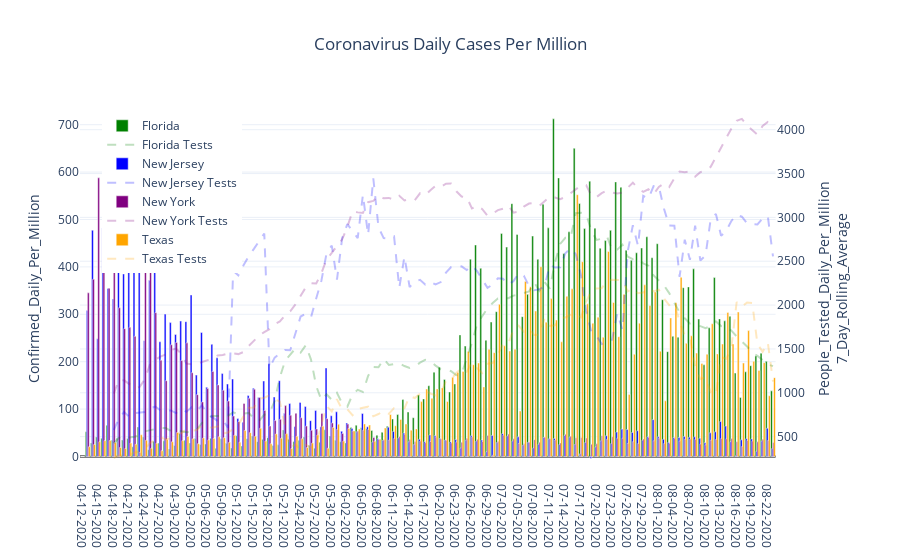

Here is the notebook cell this chart was saved with:
### Code cell
countries_list = sorted(list(country_df['Country_Region'].unique()))

#colors_list = ["gold", "blue", "green", "yellow", "black", "grey", "darkgreen", "pink", "brown", "slateblue", "grey1", "orange"]
#colors_list = ["grey", "grey", "grey", "grey", "grey", "grey", "grey", "grey", "grey", "grey", "blue", "blue"]
#colors_dict = dict(zip(countries_list,colors_list))
colors_dict = {'US Only NY':'purple',
              'US Only NJ':'blue',
              'US Only FL':'green',
              'US Only TX':'orange'}

rename_dict = {'US Only NY':'New York',
              'US Only NJ':'New Jersey',
              'US Only FL':'Florida',
              'US Only TX':'Texas'}


fig = make_subplots(specs=[[{'secondary_y':True}]])

for mycountry in countries_list:
    fig.add_trace(go.Bar(x=country_df[country_df['Country_Region']==mycountry]['Date'],
                               y=country_df[country_df['Country_Region']==mycountry]['Confirmed_Daily_Per_Million'],
                               name = rename_dict[mycountry],
                               marker = {'color':colors_dict[mycountry]},
                               width = 0.35
                          ),
                  secondary_y = False
                )
    fig.add_trace(go.Scatter(x=country_df[country_df['Country_Region']==mycountry]['Date'],
                               y=country_df[country_df['Country_Region']==mycountry]['People_Tested_Daily_Per_Million_7_Day_Rolling_Average'],
                               name = rename_dict[mycountry] + ' Tests',
                               line = {'color':colors_dict[mycountry],
                                       'dash':'dash'},
                               opacity = 0.25
                          ),
                  secondary_y = True
                )


fig.update_layout(
                showlegend = True,
                legend= dict(x=0.03,y=0.97),
                title='Coronavirus Daily Cases Per Million',
                title_x= 0.5,
                yaxis={'title':'Confirmed_Daily_Per_Million',
                       'zeroline':True,'zerolinecolor':'#000000','zerolinewidth':2.0},
                template='plotly_white')
fig.update_yaxes(title_text='People_Tested_Daily_Per_Million<br>7_Day_Rolling_Average',secondary_y=True)


fig.show()

### Figure 1 — Plotly figure (JSON) as saved in the notebook; plotly's stock layout.template omitted (floating-point values rounded to 4 significant figures; data arrays with more than 128 entries replaced by an {"elided": "..."} marker saying what was removed)
{"data": [{"marker": {"color": "green"}, "name": "Florida", "type": "bar", "width": 0.35, "x": {"elided": "134 str values"}, "xaxis": "x", "y": {"elided": "134 float values"}, "yaxis": "y"}, {"line": {"color": "green", "dash": "dash"}, "name": "Florida Tests", "opacity": 0.25, "type": "scatter", "x": {"elided": "134 str values"}, "xaxis": "x", "y": {"elided": "134 float values"}, "yaxis": "y2"}, {"marker": {"color": "blue"}, "name": "New Jersey", "type": "bar", "width": 0.35, "x": {"elided": "134 str values"}, "xaxis": "x", "y": {"elided": "134 float values"}, "yaxis": "y"}, {"line": {"color": "blue", "dash": "dash"}, "name": "New Jersey Tests", "opacity": 0.25, "type": "scatter", "x": {"elided": "134 str values"}, "xaxis": "x", "y": {"elided": "134 float values"}, "yaxis": "y2"}, {"marker": {"color": "purple"}, "name": "New York", "type": "bar", "width": 0.35, "x": {"elided": "134 str values"}, "xaxis": "x", "y": {"elided": "134 float values"}, "yaxis": "y"}, {"line": {"color": "purple", "dash": "dash"}, "name": "New York Tests", "opacity": 0.25, "type": "scatter", "x": {"elided": "134 str values"}, "xaxis": "x", "y": {"elided": "134 float values"}, "yaxis": "y2"}, {"marker": {"color": "orange"}, "name": "Texas", "type": "bar", "width": 0.35, "x": {"elided": "134 str values"}, "xaxis": "x", "y": {"elided": "134 float values"}, "yaxis": "y"}, {"line": {"color": "orange", "dash": "dash"}, "name": "Texas Tests", "opacity": 0.25, "type": "scatter", "x": {"elided": "134 str values"}, "xaxis": "x", "y": {"elided": "134 float values"}, "yaxis": "y2"}], "layout": {"legend": {"x": 0.03, "y": 0.97}, "showlegend": true, "title": {"text": "Coronavirus Daily Cases Per Million", "x": 0.5}, "xaxis": {"anchor": "y", "domain": [0, 0.94]}, "yaxis": {"anchor": "x", "domain": [0, 1], "title": {"text": "Confirmed_Daily_Per_Million"}, "zeroline": true, "zerolinecolor": "#000000", "zerolinewidth": 2}, "yaxis2": {"anchor": "x", "overlaying": "y", "side": "right", "title": {"text": "People_Tested_Daily_Per_Million<br>7_Day_Rolling_Average"}}}}
